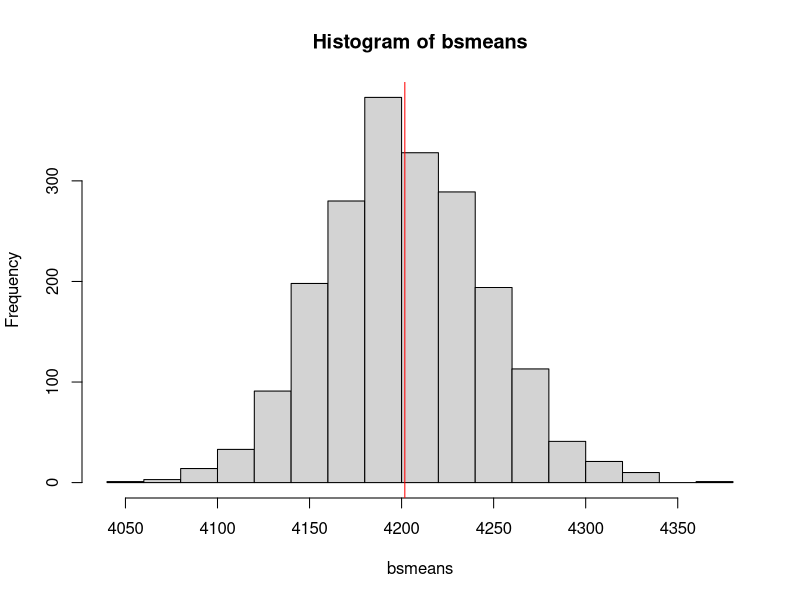
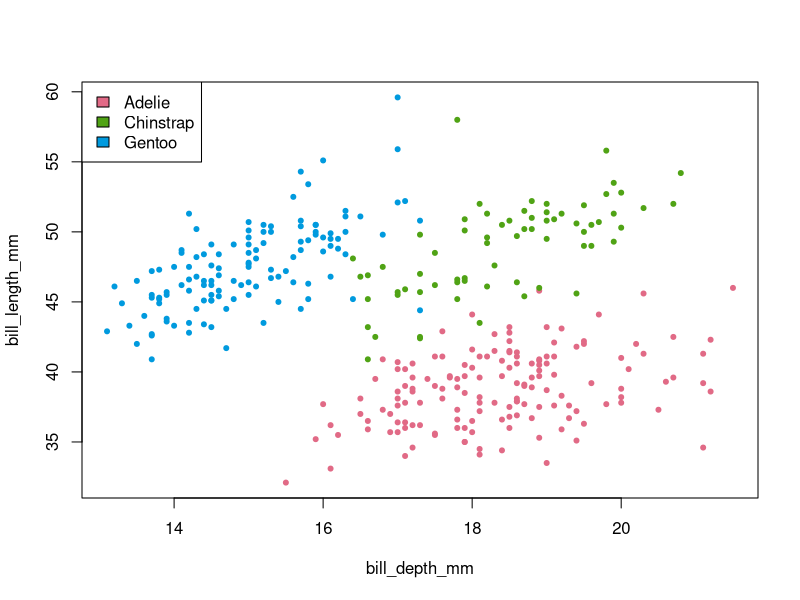

These charts were generated, in order, by the following R code:
## ---- chunk 1
rawdata <- c("12.63", "62.45", "<2") ## lower limit of detection
as.numeric(ifelse(rawdata == "<2", 1, rawdata))
## ---- chunk 2
i <- 1
while(i <= 5) {
  print("hello")
  i <- i + 1
}
## ---- chunk 3
for(i in 1:5) {
  print("hello")
}
## ---- chunk 4
for(i in 1:5) {
  if(i == 2) next
  print(paste("hello", i))
}
## ---- chunk 5
library(palmerpenguins)

mu.body_mass <- mean(penguins$body_mass_g, na.rm = TRUE)
bsmeans <- vector("numeric", length = 2000)
for(i in 1:length(bsmeans)) {
  resampled.body_mass <- sample(penguins$body_mass_g, replace = TRUE)
  bsmeans[i] <- mean(resampled.body_mass, na.rm = TRUE)
}
hist(bsmeans)
abline(v = mu.body_mass, col = "red")
## ---- chunk 6
#| out.height: 600px
library(colorspace)

species_names <- levels(penguins$species)
colors <- colorspace::qualitative_hcl(length(species_names))
for(i in 1:length(species_names)){
  
  if(i == 1) {
    
    plot(bill_length_mm ~ bill_depth_mm, 
         pch = 20, col = colors[i],
         data = subset(penguins, species == species_names[i]), 
         xlim = range(penguins$bill_depth_mm, na.rm = TRUE), 
         ylim = range(penguins$bill_length_mm, na.rm = TRUE)
         )
    
  } else {
    
    points(bill_length_mm ~ bill_depth_mm, 
         pch = 20, col = colors[i],
         data = subset(penguins, species == species_names[i]))
    
  }
  
}
legend("topleft", fill = colors, legend = species_names)
## ---- chunk 7
species_names <- levels(penguins$species)
island_names <- levels(penguins$island)
mean_bm_matrix <- matrix(NA, nrow = length(species_names), 
                         ncol = length(island_names), 
                         dimnames = list(species_names, island_names))

for(i in 1:nrow(mean_bm_matrix)) {
  for(j in 1:ncol(mean_bm_matrix)) {
   
    thisset <- subset(penguins, species == species_names[i] & 
                        island == island_names[j])
    
    if(nrow(thisset) == 0) next
    
    mean_bm_matrix[i, j] <- mean(thisset$body_mass_g, na.rm = TRUE)
     
  }
}
mean_bm_matrix
## ---- chunk 8
system.time({
A1 <- NULL
for(i in 1:100000) {
  A1 <- c(A1, rnorm(1))
}
})

system.time({
A2 <- rep(NA, 100000)
for(i in 1:length(A2)) {
  A2[i] <- rnorm(1)
}
})
